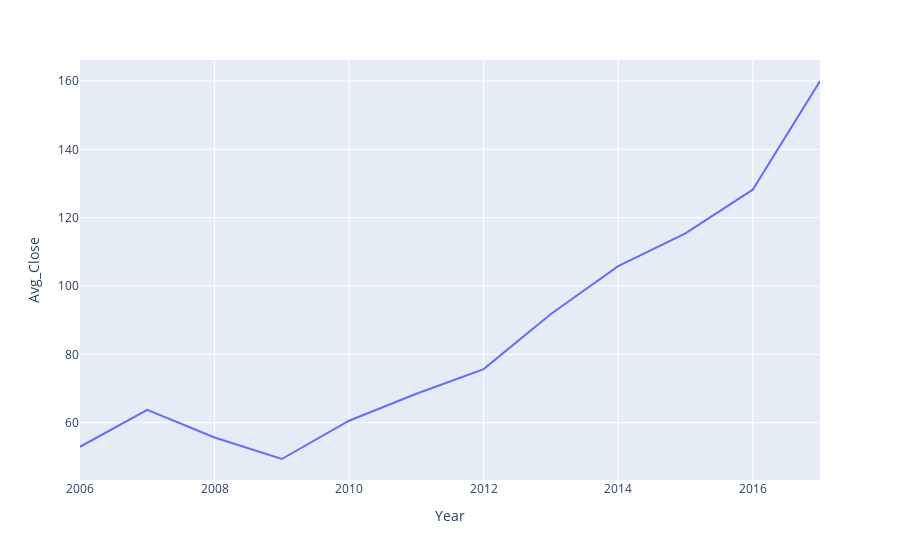

The code cell stored with this chart in its notebook:
### Markdown cell above
## Average Close Per Year

### Code cell
import pandas as pd
import plotly.express as px


# Sample data (replace this with your actual data loading)
df = pd.read_csv('../data/stock_data_2006_thru_2017.csv',encoding='utf8',comment='#')

# Ensure 'Date' is in datetime format
df['Date'] = pd.to_datetime(df['Date'])

# Extract the year into a new column
df['Year'] = df['Date'].dt.year

# Group by 'Year' and calculate average Close
df_yearly_avg = df.groupby('Year', as_index=False)['Close'].mean()

# Group by 'Date' and calculate average Close
# df_avg = df.groupby('Date', as_index=False)['Close'].mean()

# Rename 'Close' to 'Avg_Close'
df_yearly_avg.rename(columns={'Close': 'Avg_Close'}, inplace=True)

# The resulting df_avg will have datetime-formatted 'Date'
print(df_yearly_avg)

fig = px.line(df_yearly_avg,x='Year', y='Avg_Close')
fig.show()

### Figure 1 — Plotly figure (JSON) as saved in the notebook; plotly's stock layout.template omitted (floating-point values rounded to 4 significant figures)
{"data": [{"hovertemplate": "Year=%{x}<br>Avg_Close=%{y}<extra></extra>", "legendgroup": "", "line": {"color": "#636efa", "dash": "solid"}, "marker": {"symbol": "circle"}, "mode": "lines", "name": "", "orientation": "v", "showlegend": false, "type": "scatter", "x": [2006, 2007, 2008, 2009, 2010, 2011, 2012, 2013, 2014, 2015, 2016, 2017], "xaxis": "x", "y": [52.96, 63.78, 55.66, 49.38, 60.58, 68.48, 75.69, 91.81, 105.8, 115.4, 128.2, 160.0], "yaxis": "y"}], "layout": {"legend": {"tracegroupgap": 0}, "margin": {"t": 60}, "xaxis": {"anchor": "y", "domain": [0, 1], "title": {"text": "Year"}}, "yaxis": {"anchor": "x", "domain": [0, 1], "title": {"text": "Avg_Close"}}}}
